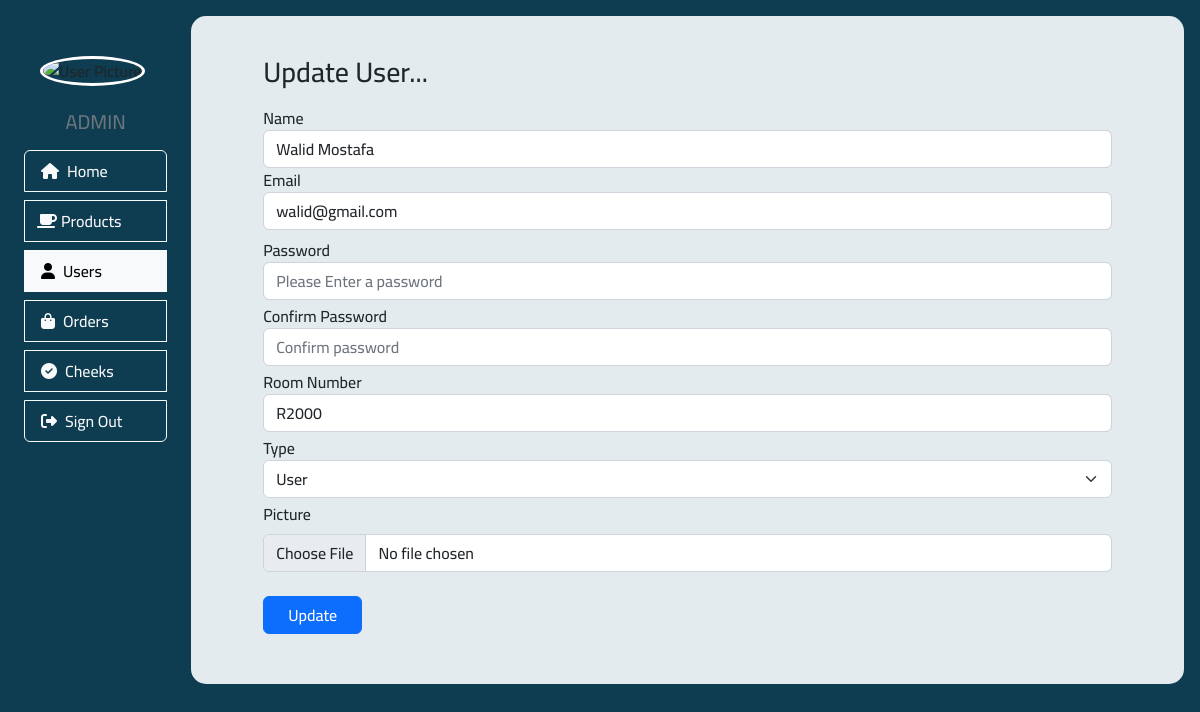
Page /Update_User.php?updateid=1 on the committed database.
### tables this page shows
CREATE TABLE `users` (
  `id` int(11) NOT NULL,
  `name` varchar(50) NOT NULL,
  `email` varchar(50) NOT NULL,
  `password` varchar(50) NOT NULL,
  `room` varchar(50) NOT NULL,
  `type` varchar(50) NOT NULL,
  `picture` varchar(225) DEFAULT NULL
);

### Update_User.php (the view, shortened to what this page needs)
<!DOCTYPE html>
<html lang="en">
<head>
    <link href="https://cdn.jsdelivr.net/npm/bootstrap@5.2.3/dist/css/bootstrap.min.css" rel="stylesheet"
 />
    <link rel="stylesheet" href="https://cdnjs.cloudflare.com/ajax/libs/font-awesome/6.2.1/css/all.min.css"
 />
    <link rel="stylesheet" href="Assets/Styles/style_main.css">
</head>
<body>
    <div class="m-0 p-3 h-100 w-100 d-flex">
        <div class="right_side_style pe-3 pt-3 pt-lg-2">
            <div class="user_info_style p-lg-2">
                <div class="p-3 pt-4 img-style">
                    <img src="Assets/Images/Users/<?php echo $user_pic; ?>" alt="User Picture" class="rounded-circle w-100" style="border: 3px solid white;">
                </div>
                <h5 class="m-0 text-secondary d-none d-lg-block text-center">ADMIN</h5>
            </div>
            <div class="btn-group-vertical w-100 pt-4 pt-lg-1 p-2">
                <a href="Admin_Home.php" class="btn btn-outline-light text-start p-2 my-1"><i class="fa-solid fa-house mx-2"></i><span class="d-none d-lg-inline">Home</span></a>
                <a href="All_Products.php" class="btn btn-outline-light text-start p-2 my-1"><i class="fa-solid fa-mug-saucer mx-1"></i><span class="d-none d-lg-inline">Products</span></a>
                <a href="All_Users.php" class="btn btn-outline-light text-start p-2 my-1 active"><i class="fa-solid fa-user mx-2"></i><span class="d-none d-lg-inline">Users</span></a>
                <a href="Admin_Orders.php" class="btn btn-outline-light text-start p-2 my-1"><i class="fa-solid fa-bag-shopping mx-2"></i><span class="d-none d-lg-inline">Orders</span></a>
                <a href="Cheeks.php" class="btn btn-outline-light text-start p-2 my-1"><i class="fa-solid fa-circle-check mx-2"></i><span class="d-none d-lg-inline">Cheeks</span></a>
                <a href="Login.php" class="btn btn-outline-light text-start p-2 my-1"><i class="fa-solid fa-right-from-bracket mx-2"></i><span class="d-none d-lg-inline">Sign Out</span></a>
            </div>
        </div>
        <div class="main_section_style m-0 p-4">
            <?php
                  $id =$_GET["updateid"];
                  $con = new PDO('mysql:host=localhost;dbname=coffee_shop', 'root', '');
                  $x = " SELECT * FROM users where id= '$id'; ";
                  $y = $con->prepare($x);
                  $y->execute();
                  $all= $y->fetchAll(PDO::FETCH_ASSOC);
                  $oldemail=$all[0]["email"];
?>
     <h3 style=" margin-top:25px" class="mx-5  mt-3">Update User...</h3>
            <div class="containeer w-100 px-5  mt-3  ">
                <form method="post" enctype="multipart/form-data">
                    <div class=" mb-2">
                    <div class="d-flex justify-content-between">
                        <label class="form-floating">Name</label>
                    </div>
                    <input type="text" name="name" class="form-control" value="<?php echo $all[0]["name"]; ?>" >
                    <div class=" mb-2">
                    <div class="d-flex justify-content-between">
                        <span >Email</span>
                        </div>
                        <input type="email" name="email" class="form-control"  value="<?php echo $oldemail ?>">
                    </div>
                    <div class=" mb-1">
                    <div class="d-flex justify-content-between">
                        <span>Password</span>
                        </div>
                        <input type="password" name="password" class="form-control" placeholder="Please Enter a password">
                    </div>
                    <div class=" mb-1">
                    <div class="d-flex justify-content-between">
                        <span >Confirm Password</span>
                        </div>
                        <input type="password" name="confirmpassword" class="form-control" placeholder="Confirm password">
                    </div>
                    <div class=" mb-1">
                    <div class="d-flex justify-content-between">
                        <span >Room Number</span>
                        </div>
                        <input type="text" name="roomnum" class="form-control" value=<?php echo $all[0]["room"]; ?>>
                    </div>
                    <div class=" mb-1">
                        <span >Type</span>
                        <select name="type" class="form-select " >
                            <option  value="user">User</option>
                        </select>
                    </div>
                    <div class=" mb-1">
                      <div class="d-flex justify-content-between">
                      <span >Picture</span>
                      </div>
                        <input type="file" name="photo" class="form-control mt-2">
                    </div>
                    <div class=" mt-4">
                    <input type="submit" class="btn btn-primary px-4 me-3" name="submit" value="Update">
                    </div>
                </form>
            </div>
        </div>
    </div>
</body>
</html>

### Assets/Styles/style_main.css (style rules this page uses)
body { background-color: rgb(14, 60, 80); height: 700px; }
.right_side_style { width: 15%; }
.main_section_style { width: 85%; margin: 10px; border-radius: 15px; background-color: rgb(227, 235, 238); }
body { font-family: NotoSerif; }

### rows in the picture
users: name "Walid Mostafa", email "walid@gmail.com", roomnum "R2000"
